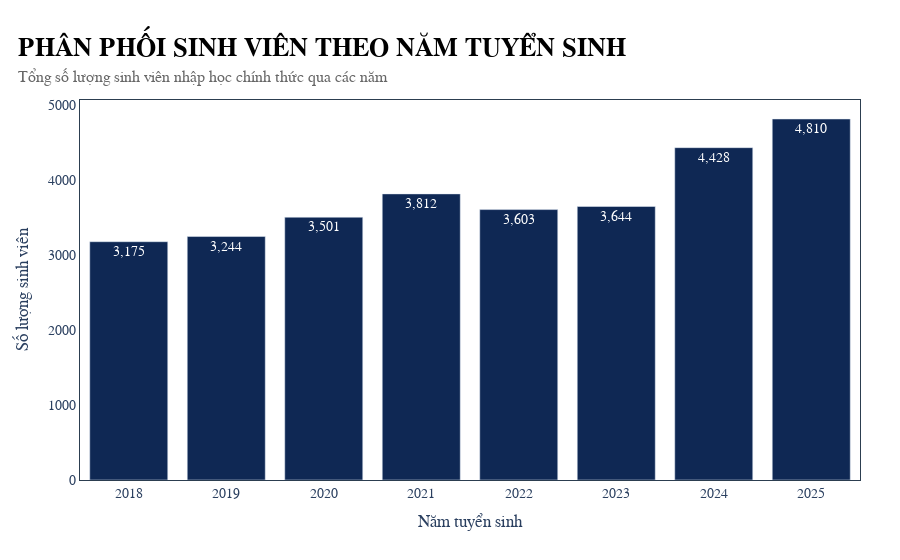

The cell this chart's notebook holds for it:
### Markdown cell above
#### 6. Distribution Analysis

### Code cell
import plotly.graph_objects as go

if 'NAM_TUYENSINH' in admission.columns:
    # --- 1. XỬ LÝ DỮ LIỆU ---
    # Đếm số lượng sinh viên theo năm và sắp xếp theo năm
    df_year_counts = admission['NAM_TUYENSINH'].value_counts().sort_index().reset_index()
    df_year_counts.columns = ['NAM_TUYENSINH', 'Count']

    # --- 2. CẤU HÌNH MÀU SẮC ---
    # Sử dụng màu chủ đạo từ palette của bạn (giả định biến 'c' đã được định nghĩa như trong code mẫu của bạn)
    # Nếu muốn mỗi năm một màu khác nhau thì dùng color_sequence, nhưng biểu đồ tổng quan thường dùng 1 màu chủ đạo.
    main_color = c['blue_dark'] 
    
    # --- 3. VẼ BIỂU ĐỒ BAR CHART ---
    fig = go.Figure()

    fig.add_trace(go.Bar(
        x=df_year_counts['NAM_TUYENSINH'],
        y=df_year_counts['Count'],
        name='Sinh viên',
        marker_color=main_color, # Màu xanh đậm chủ đạo
        hovertemplate='Năm %{x}: %{y} sinh viên<extra></extra>', # Hiển thị tooltip gọn gàng
        text=df_year_counts['Count'], # Hiển thị số lượng trên cột
        textposition='auto', # Tự động căn chỉnh vị trí text (trong hoặc ngoài cột)
        texttemplate='%{y:,}', # Định dạng số có dấu phẩy ngăn cách hàng nghìn (VD: 1,200)
        textfont=dict(color='white') # Màu chữ số
    ))

    # --- 4. ÁP DỤNG STYLE VÀ TINH CHỈNH ---
    fig.update_layout(
        xaxis=dict(
            type='category', # Đảm bảo năm hiển thị dạng chữ/nhãn
            title_text="Năm tuyển sinh"
        ),
        yaxis=dict(
            title_text="Số lượng sinh viên",
            # Nếu muốn trục Y bắt đầu từ 0 và dư ra một chút ở trên để số không bị cắt
            rangemode='tozero' 
        )
    )

    # Gọi hàm style của bạn
    fig = apply_my_style(
        fig,
        title="PHÂN PHỐI SINH VIÊN THEO NĂM TUYỂN SINH",
        subtitle="Tổng số lượng sinh viên nhập học chính thức qua các năm"
    )

    fig.show()

### Figure 1 — Plotly figure (JSON) as saved in the notebook; plotly's stock layout.template omitted (floating-point values rounded to 4 significant figures)
{"data": [{"hovertemplate": "Năm %{x}: %{y} sinh viên<extra></extra>", "marker": {"color": "#0F2854"}, "name": "Sinh viên", "text": [3175.0, 3244.0, 3501.0, 3812.0, 3603.0, 3644.0, 4428.0, 4810.0], "textfont": {"color": "white"}, "textposition": "auto", "texttemplate": "%{y:,}", "type": "bar", "x": [2018, 2019, 2020, 2021, 2022, 2023, 2024, 2025], "y": [3175, 3244, 3501, 3812, 3603, 3644, 4428, 4810]}], "layout": {"font": {"family": "Montserrat, sans-serif", "size": 14}, "legend": {"x": 0.99, "xanchor": "right", "y": 0.99, "yanchor": "top"}, "margin": {"b": 80, "l": 80, "r": 40, "t": 100}, "paper_bgcolor": "white", "plot_bgcolor": "white", "title": {"font": {"family": "Montserrat, sans-serif"}, "text": "<b style='font-size:26px; color:black;'>PHÂN PHỐI SINH VIÊN THEO NĂM TUYỂN SINH</b><br><span style='font-size:16px; color:#666;'>Tổng số lượng sinh viên nhập học chính thức qua các năm</span>", "x": 0.02, "xanchor": "left", "y": 0.9, "yanchor": "top"}, "xaxis": {"linecolor": "#2C3E50", "linewidth": 1, "mirror": true, "showgrid": false, "title": {"text": "Năm tuyển sinh"}, "type": "category"}, "yaxis": {"linecolor": "#2C3E50", "linewidth": 1, "mirror": true, "rangemode": "tozero", "showgrid": false, "title": {"text": "Số lượng sinh viên"}}}}
